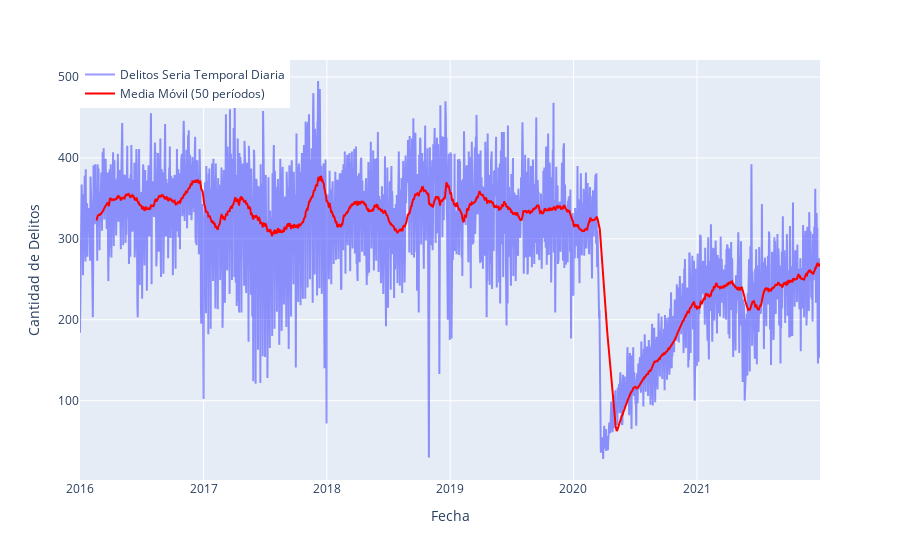

This figure's notebook cell:
### Markdown cell above
La pandemia de COVID-19 ha tenido un impacto significativo en la comisión y la tipología de delitos en todo el mundo. A continuación, se presentan algunas el comportamiento de los delitos a lo largo del tiempo para la Ciudad de Buenos Aires.

Se puede observar una caida en la ocurrencia de delitos durante la pandemia.

### Code cell
fig = px.line()

# Calcular la media móvil de 10 periodos
ts['media_movil'] = ts['tipo_delito'].rolling(window=50).mean()

# Agregar la serie de tiempo con transparencia
fig.add_trace(go.Scatter(x=ts.index, y=ts['tipo_delito'], mode='lines', name='Delitos Seria Temporal Diaria',
                        line=dict(color='blue'), opacity=0.4))  # Color azul con transparencia

# Agregar la media móvil con un color distinguible
fig.add_trace(go.Scatter(x=ts.index, y=ts['media_movil'], mode='lines', name='Media Móvil (50 períodos)',
                         line=dict(color='red')))  # Color rojo


# Personalizar el diseño del gráfico
fig.update_layout(xaxis_title='Fecha', yaxis_title='Cantidad de Delitos',legend=dict(x=0, y=1))
fig.show()

### Figure 1 — Plotly figure (JSON) as saved in the notebook; plotly's stock layout.template omitted (floating-point values rounded to 4 significant figures; data arrays with more than 128 entries replaced by an {"elided": "..."} marker saying what was removed)
{"data": [{"hovertemplate": "<extra></extra>", "legendgroup": "", "line": {"color": "#636efa", "dash": "solid"}, "marker": {"symbol": "circle"}, "mode": "lines", "name": "", "orientation": "v", "showlegend": false, "type": "scatter", "xaxis": "x", "yaxis": "y"}, {"line": {"color": "blue"}, "mode": "lines", "name": "Delitos Seria Temporal Diaria", "opacity": 0.4, "type": "scatter", "x": {"elided": "2192 str values"}, "y": {"elided": "2192 int values"}}, {"line": {"color": "red"}, "mode": "lines", "name": "Media Móvil (50 períodos)", "type": "scatter", "x": {"elided": "2192 str values"}, "y": {"elided": "2192 float values"}}], "layout": {"legend": {"tracegroupgap": 0, "x": 0, "y": 1}, "margin": {"t": 60}, "xaxis": {"anchor": "y", "domain": [0, 1], "title": {"text": "Fecha"}}, "yaxis": {"anchor": "x", "domain": [0, 1], "title": {"text": "Cantidad de Delitos"}}}}
